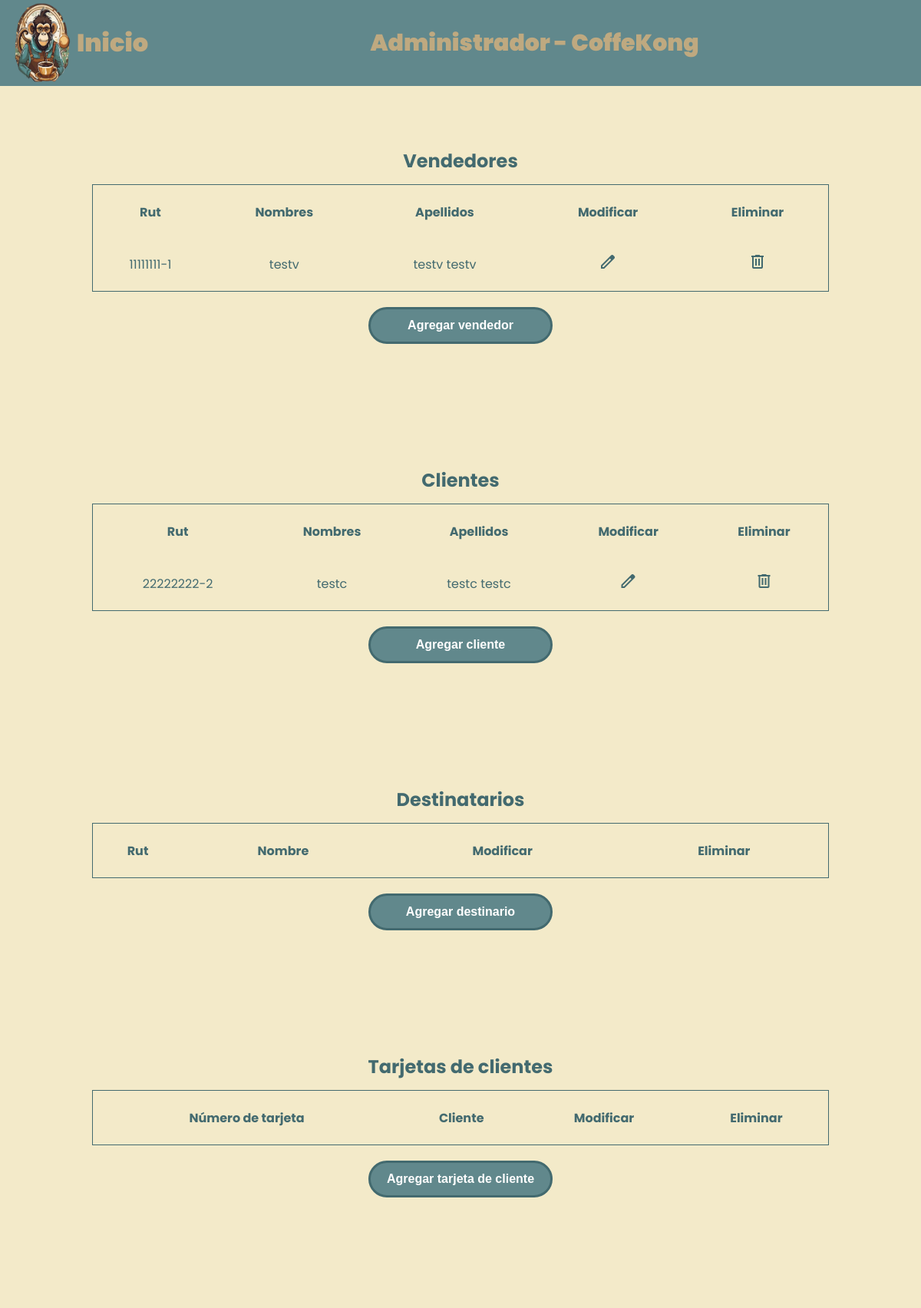
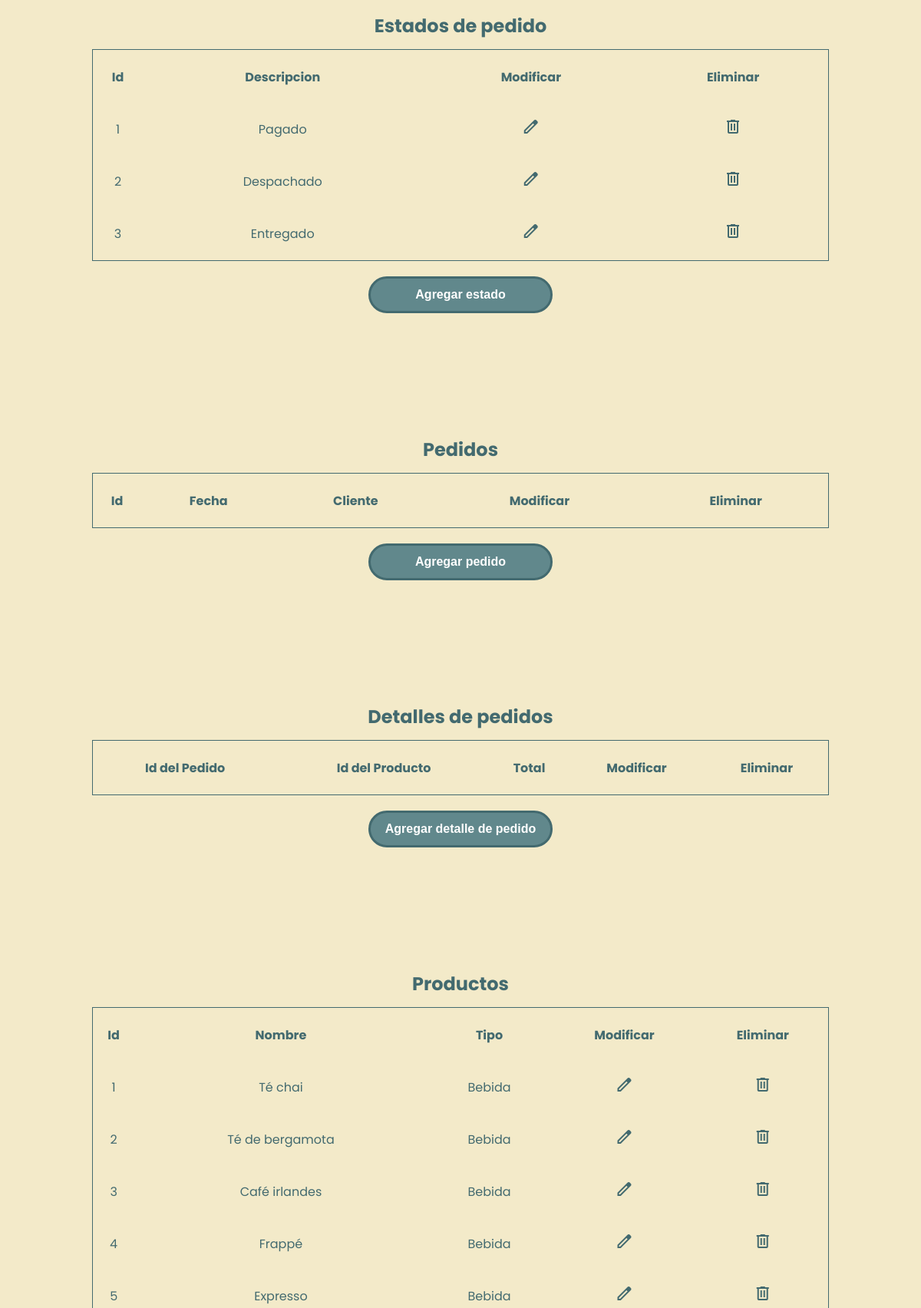
The page /CoffeKong/de_del/1 (upper part) on the database its author committed (2 pictures, top to bottom).
### CoffeKong/models.py (models this page shows, shortened)
class vendedor(models.Model):
    run = models.CharField(max_length=12, primary_key=True, db_column="run")
    nombres = models.CharField(max_length=80)
    apaterno = models.CharField(max_length=30)
    amaterno = models.CharField(max_length=30)
    direccion = models.CharField(max_length=100)
    telefono = models.CharField(max_length=10)
    correo = models.CharField(max_length=50)
    contrasenia = models.CharField(max_length=50)

class cliente(models.Model):
    run = models.CharField(max_length=12, primary_key=True, db_column="run")
    nombres = models.CharField(max_length=80)
    apaterno = models.CharField(max_length=30)
    amaterno = models.CharField(max_length=30)
    direccion = models.CharField(max_length=100)
    telefono = models.CharField(max_length=10)
    correo = models.CharField(max_length=50)
    contrasenia = models.CharField(max_length=50)

class estado(models.Model):
    id_estado = models.AutoField(primary_key=True, db_column="idEstado")
    descripcion = models.CharField(max_length=50)

class producto(models.Model):
    id_producto = models.IntegerField(primary_key=True, db_column="idProducto")
    nombre = models.CharField(max_length=50)
    descripcion = models.CharField(max_length=300)
    precio = models.IntegerField()
    imagen = models.CharField(max_length=100)
    tipo = models.ForeignKey("tipoProducto", on_delete=models.CASCADE, db_column="idTipoProducto")

class tipoProducto(models.Model):
    id_tipoproducto = models.CharField(max_length=2, primary_key=True, db_column="idTipoProducto")
    descripcion = models.CharField(max_length=30)
    def __str__(self):
        return str(self.descripcion)

### CoffeKong/views.py (the view)
# urls.py: path("de_del/<str:pk>", views.de_del, name="de_del"),
def de_del(request, pk):
    try:
        de_encontrado = destinatario.objects.get(run_d = pk)
        de_encontrado.delete()
        clientes = cliente.objects.all()
        vendedores = vendedor.objects.all()
        destinatarios = destinatario.objects.all()
        tarjetas = tarjeta.objects.all()
        estados = estado.objects.all()
        pedidos = pedido.objects.all()
        detallePedidos = detallePedido.objects.all()
        productos = producto.objects.all()
        tipoProductos = tipoProducto.objects.all()
        context = {
            "clientes": clientes,
            "vendedores": vendedores,
            "destinatarios": destinatarios,
            "tarjetas": tarjetas,
            "estados": estados,
            "pedidos": pedidos,
            "detallePedidos": detallePedidos,
            "productos": productos,
            "tipoProductos": tipoProductos,
        }
        print("Destinatario eliminado")
        return render(request, "pages/crud/crud.html", context)
    except:
        clientes = cliente.objects.all()
        vendedores = vendedor.objects.all()
        tarjetas = tarjeta.objects.all()
        estados = estado.objects.all()
        pedidos = pedido.objects.all()
        detallePedidos = detallePedido.objects.all()
        productos = producto.objects.all()
        tipoProductos = tipoProducto.objects.all()
        context = {
            "clientes": clientes,
            "vendedores": vendedores,
            "tarjetas": tarjetas,
            "estados": estados,
            "pedidos": pedidos,
            "detallePedidos": detallePedidos,
            "productos": productos,
            "tipoProductos": tipoProductos,
        }
        print("No se pudo eliminar el cliente")
        return render(request, "pages/crud/crud.html", context)

### CoffeKong/templates/pages/crud/crud.html (shortened to what this page needs)
<!DOCTYPE html>
<html lang="en">
<head>
    {% load static %}
    <link rel="stylesheet" href="{% static '/css/style.css' %}" />
</head>
<body>
    {% include "base/header_adm.html" %}
    <div class="main-crud">
        <article class="ct-container">
            {% if request.session.tipo_usuario == "vendedor" %}
            <table class="table-crud" hidden>
            {% else %}
            <table class="table-crud">
            {% endif %}
                <caption class="table-title">Vendedores</caption>
                <thead>
                    <th class="th-crud">Rut</th>
                    <th class="th-crud">Nombres</th>
                    <th class="th-crud">Apellidos</th>
                    <th class="th-crud">Modificar</th>
                    <th class="th-crud">Eliminar</th>
                </thead>
                <tbody>
                    {% if vendedores %}
                        {% for tmp in vendedores %}
                            <tr>
                                <td class="td-crud">{{tmp.run}}</td>
                                <td class="td-crud">{{tmp.nombres}}</td>
                                <td class="td-crud">{{tmp.apaterno}} {{tmp.amaterno}}</td>
                                <td class="td-crud">
                                    <a href="{% url 'v_find' pk=tmp.run %}" class="crud-a crud-upd">
                                        <span class="material-symbols-outlined"> edit </span>
                                    </a>
                                </td>
                                <td class="td-crud">
                                    <a href="{% url 'v_del' pk=tmp.run %}" class="crud-a crud-del">
                                        <span class="material-symbols-outlined"> delete </span>
                                    </a>
                                </td>
                            </tr>
                        {% endfor %}
                    {% endif %}
                </tbody>
            </table>
            {% if request.session.tipo_usuario == "vendedor" %}
            <a href="{% url 'v_add' %}" class="crud-a crud-add" hidden>
                <button type="button" class="crud-badd" hidden>
                    Agregar vendedor
                </button>
            </a>
            {% else %}
            <a href="{% url 'v_add' %}" class="crud-a crud-add">
                <button type="button" class="crud-badd">
                    Agregar vendedor
                </button>
            </a>
            {% endif %}
        </article>
        <article class="ct-container">
            <table class="table-crud">
                <caption class="table-title">Clientes</caption>
                <thead>
                    <th class="th-crud">Rut</th>
                    <th class="th-crud">Nombres</th>
                    <th class="th-crud">Apellidos</th>
                    <th class="th-crud">Modificar</th>
                    <th class="th-crud">Eliminar</th>
                </thead>
                <tbody>
                    {% if clientes %}
                        {% for tmp in clientes %}
                            <tr>
                                <td class="td-crud">{{tmp.run}}</td>
                                <td class="td-crud">{{tmp.nombres}}</td>
                                <td class="td-crud">{{tmp.apaterno}} {{tmp.amaterno}}</td>
                                <td class="td-crud">
                                    <a href="{% url 'c_find' pk=tmp.run %}" class="crud-a crud-upd">
                                        <span class="material-symbols-outlined"> edit </span>
                                    </a>
                                </td>
                                <td class="td-crud">
                                    <a href="{% url 'c_del' pk=tmp.run %}" class="crud-a crud-del">
                                        <span class="material-symbols-outlined"> delete </span>
                                    </a>
                                </td>
                            </tr>
                        {% endfor %}
                    {% endif %}
                </tbody>
            </table>
            <a href="{% url 'c_add' %}" class="crud-a crud-add">
                <button type="button" class="crud-badd">
                    Agregar cliente
                </button>
            </a>
        </article>
        <article class="ct-container">
            <table class="table-crud">
                <caption class="table-title">Destinatarios</caption>
                <thead>
                    <th class="th-crud">Rut</th>
                    <th class="th-crud">Nombre</th>
                    <th class="th-crud">Modificar</th>
                    <th class="th-crud">Eliminar</th>
                </thead>
            </table>
            <a href="{% url 'de_add' %}" class="crud-a crud-add">
                <button type="button" class="crud-badd">
                    Agregar destinario
                </button>
            </a>
        </article>
        <article class="ct-container">
            <table class="table-crud">
                <caption class="table-title">Tarjetas de clientes</caption>
                <thead>
                    <th class="th-crud">Número de tarjeta</th>
                    <th class="th-crud">Cliente</th>
                    <th class="th-crud">Modificar</th>
                    <th class="th-crud">Eliminar</th>
                </thead>
            </table>
            <a href="{% url 'tc_add' %}" class="crud-a crud-add">
                <button type="button" class="crud-badd">
                    Agregar tarjeta de cliente
                </button>
            </a>
        </article>
        <article class="ct-container">
            <table class="table-crud">
                <caption class="table-title">Estados de pedido</caption>
                <thead>
                    <th class="th-crud">Id</th>
                    <th class="th-crud">Descripcion</th>
                    <th class="th-crud">Modificar</th>
                    <th class="th-crud">Eliminar</th>
                </thead>
                <tbody>
                    {% if estados %}
                        {% for tmp in estados %}
                            <tr>
                                <td class="td-crud">{{tmp.id_estado}}</td>
                                <td class="td-crud">{{tmp.descripcion}}</td>
                                <td class="td-crud">
                                    <a href="{% url 'e_find' pk=tmp.id_estado %}" class="crud-a crud-upd">
                                        <span class="material-symbols-outlined"> edit </span>
                                    </a>
                                </td>
                                <td class="td-crud">
                                    <a href="{% url 'e_del' pk=tmp.id_estado %}" class="crud-a crud-del">
                                        <span class="material-symbols-outlined"> delete </span>
                                    </a>
                                </td>
                            </tr>
                        {% endfor %}
                    {% endif %}
                </tbody>
            </table>
            <a href="{% url 'e_add' %}" class="crud-a crud-add">
                <button type="button" class="crud-badd">
                    Agregar estado
                </button>
            </a>
        </article>
        <article class="ct-container">
            <table class="table-crud">
                <caption class="table-title">Pedidos</caption>
                <thead>
                    <th class="th-crud">Id</th>
                    <th class="th-crud">Fecha</th>
                    <th class="th-crud">Cliente</th>
                    <th class="th-crud">Modificar</th>
                    <th class="th-crud">Eliminar</th>
                </thead>
            </table>
            <a href="{% url 'p_add' %}" class="crud-a crud-add">
                <button type="button" class="crud-badd">
                    Agregar pedido
                </button>
            </a>
        </article>
        <article class="ct-container">
            <table class="table-crud">
                <caption class="table-title">Detalles de pedidos</caption>
                <thead>
                    <th class="th-crud">Id del Pedido</th>
                    <th class="th-crud">Id del Producto</th>
                    <th class="th-crud">Total</th>
                    <th class="th-crud">Modificar</th>
                    <th class="th-crud">Eliminar</th>
                </thead>
            </table>
            <a href="{% url 'dt_add' %}" class="crud-a crud-add">
                <button type="button" class="crud-badd">
                    Agregar detalle de pedido
                </button>
            </a>
        </article>
        <article class="ct-container">
            <table class="table-crud">
                <caption class="table-title">Productos</caption>
                <thead>
                    <th class="th-crud">Id</th>
                    <th class="th-crud">Nombre</th>
                    <th class="th-crud">Tipo</th>
                    <th class="th-crud">Modificar</th>
                    <th class="th-crud">Eliminar</th>
                </thead>
                <tbody>
                    {% if productos %}
                        {% for tmp in productos %}
                            <tr>
                                <td class="td-crud">{{tmp.id_producto}}</td>
                                <td class="td-crud">{{tmp.nombre}}</td>
                                <td class="td-crud">{{tmp.tipo}}</td>
                                <td class="td-crud">
                                    <a href="{% url 'pr_find' pk=tmp.id_producto %}" class="crud-a crud-upd">
                                        <span class="material-symbols-outlined"> edit </span>
                                    </a>
                                </td>
                                <td class="td-crud">
                                    <a href="{% url 'pr_del' pk=tmp.id_producto %}" class="crud-a crud-del">
                                        <span class="material-symbols-outlined"> delete </span>
                                    </a>
                                </td>
                            </tr>
                        {% endfor %}
                    {% endif %}
                </tbody>
            </table>
        </article>
    </div>
</body>
</html>

### CoffeKong/static/css/style.css (style rules this page uses)
body { box-sizing: border-box; margin: 0; background-color: #F3EAC9; font-family: "Poppins", sans-serif; }
.main-crud .ct-container { display: flex; flex-direction: column; align-items: center; margin-bottom: 10vh; }
.main-crud .ct-container .table-crud .table-title { font-size: 1.5em; font-weight: bold; color: #436A6F; height: 6vh; }
.main-crud .ct-container .table-crud { border: 0.1em solid #436A6F; margin: auto; margin-top: 10vh; width: 80vw; color: #436A6F; text-align: center; padding: 0; }
.main-crud .ct-container .table-crud .th-crud, .main-crud .ct-container .table-crud .td-crud { height: 8vh; }
.main-crud .ct-container .table-crud .td-crud .crud-a { text-decoration: none; color: #436A6F; }
.main-crud .ct-container .crud-add { margin-top: 2.5vh; }
.main-crud .ct-container .crud-add .crud-badd { width: 20vw; height: 6vh; background-color: #61888C; color: white; font-size: 1em; font-weight: 800; border: 0.188rem solid #436A6F; border-radius: 2.5rem; }

### rows shown on the page
vendedor: run "11111111-1", nombres "testv", apaterno "testv", amaterno "testv"
cliente: run "22222222-2", nombres "testc", apaterno "testc", amaterno "testc"
estado: id_estado "1", descripcion "Pagado"
estado: id_estado "2", descripcion "Despachado"
estado: id_estado "3", descripcion "Entregado"
producto: id_producto "1", nombre "Té chai", tipo "Bebida"
producto: id_producto "2", nombre "Té de bergamota", tipo "Bebida"
producto: id_producto "3", nombre "Café irlandes", tipo "Bebida"
producto: id_producto "4", nombre "Frappé", tipo "Bebida"
producto: id_producto "5", nombre "Expresso", tipo "Bebida"
